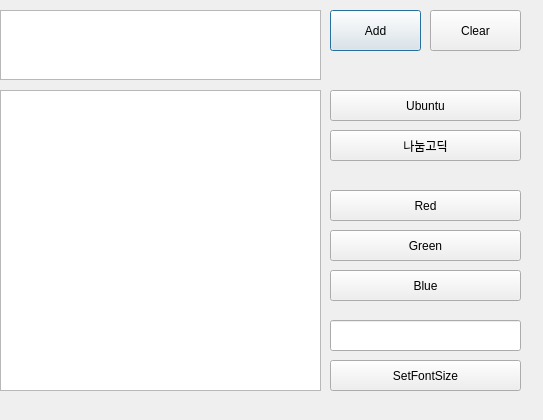
<?xml version="1.0" encoding="UTF-8"?>
<ui version="4.0">
 <class>Dialog</class>
 <widget class="QDialog" name="Dialog">
  <property name="geometry">
   <rect>
    <x>0</x>
    <y>0</y>
    <width>543</width>
    <height>420</height>
   </rect>
  </property>
  <property name="windowTitle">
   <string>Dialog</string>
  </property>
  <widget class="QPushButton" name="Add">
   <property name="geometry">
    <rect>
     <x>330</x>
     <y>10</y>
     <width>91</width>
     <height>41</height>
    </rect>
   </property>
   <property name="text">
    <string>Add</string>
   </property>
  </widget>
  <widget class="QPushButton" name="Clear">
   <property name="geometry">
    <rect>
     <x>430</x>
     <y>10</y>
     <width>91</width>
     <height>41</height>
    </rect>
   </property>
   <property name="text">
    <string>Clear</string>
   </property>
  </widget>
  <widget class="QTextEdit" name="Input">
   <property name="geometry">
    <rect>
     <x>0</x>
     <y>10</y>
     <width>321</width>
     <height>70</height>
    </rect>
   </property>
   <property name="inputMethodHints">
    <set>Qt::ImhMultiLine</set>
   </property>
  </widget>
  <widget class="QTextEdit" name="Output">
   <property name="geometry">
    <rect>
     <x>0</x>
     <y>90</y>
     <width>321</width>
     <height>301</height>
    </rect>
   </property>
   <property name="readOnly">
    <bool>true</bool>
   </property>
  </widget>
  <widget class="QPushButton" name="FontUbuntu">
   <property name="geometry">
    <rect>
     <x>330</x>
     <y>90</y>
     <width>191</width>
     <height>31</height>
    </rect>
   </property>
   <property name="text">
    <string>Ubuntu</string>
   </property>
  </widget>
  <widget class="QPushButton" name="FontNanumGothic">
   <property name="geometry">
    <rect>
     <x>330</x>
     <y>130</y>
     <width>191</width>
     <height>31</height>
    </rect>
   </property>
   <property name="text">
    <string>나눔고딕</string>
   </property>
  </widget>
  <widget class="QPushButton" name="Red">
   <property name="geometry">
    <rect>
     <x>330</x>
     <y>190</y>
     <width>191</width>
     <height>31</height>
    </rect>
   </property>
   <property name="text">
    <string>Red</string>
   </property>
  </widget>
  <widget class="QPushButton" name="Green">
   <property name="geometry">
    <rect>
     <x>330</x>
     <y>230</y>
     <width>191</width>
     <height>31</height>
    </rect>
   </property>
   <property name="text">
    <string>Green</string>
   </property>
  </widget>
  <widget class="QPushButton" name="Blue">
   <property name="geometry">
    <rect>
     <x>330</x>
     <y>270</y>
     <width>191</width>
     <height>31</height>
    </rect>
   </property>
   <property name="text">
    <string>Blue</string>
   </property>
  </widget>
  <widget class="QLineEdit" name="FontSize">
   <property name="geometry">
    <rect>
     <x>330</x>
     <y>320</y>
     <width>191</width>
     <height>31</height>
    </rect>
   </property>
   <property name="inputMethodHints">
    <set>Qt::ImhDigitsOnly</set>
   </property>
  </widget>
  <widget class="QPushButton" name="SetFontSize">
   <property name="geometry">
    <rect>
     <x>330</x>
     <y>360</y>
     <width>191</width>
     <height>31</height>
    </rect>
   </property>
   <property name="text">
    <string>SetFontSize</string>
   </property>
  </widget>
 </widget>
 <resources/>
 <connections/>
</ui>
